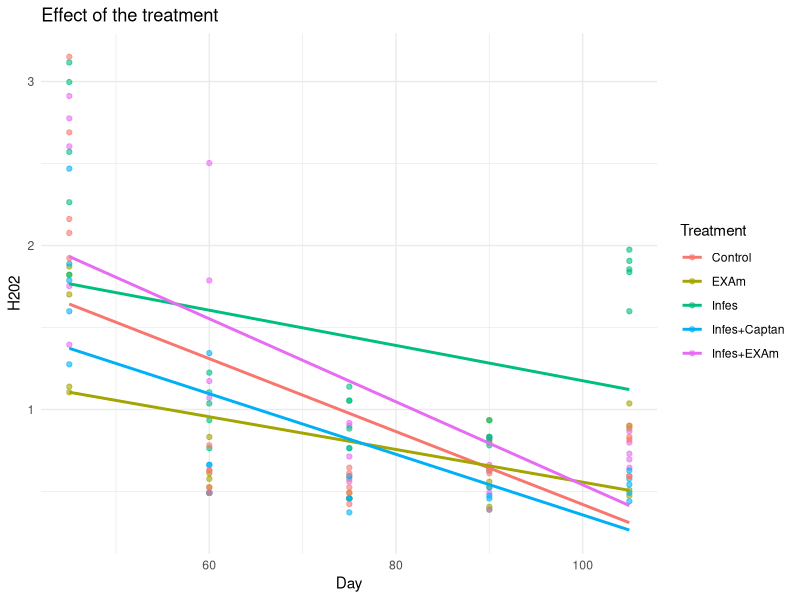
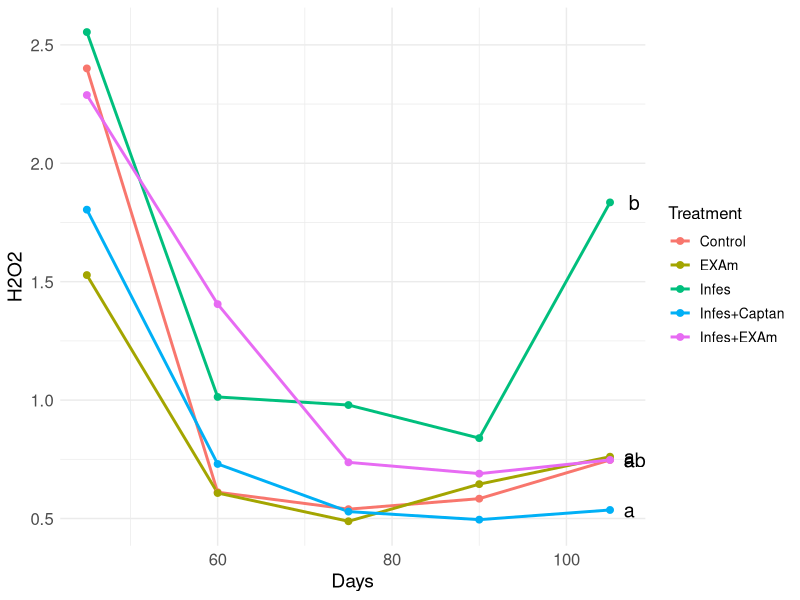
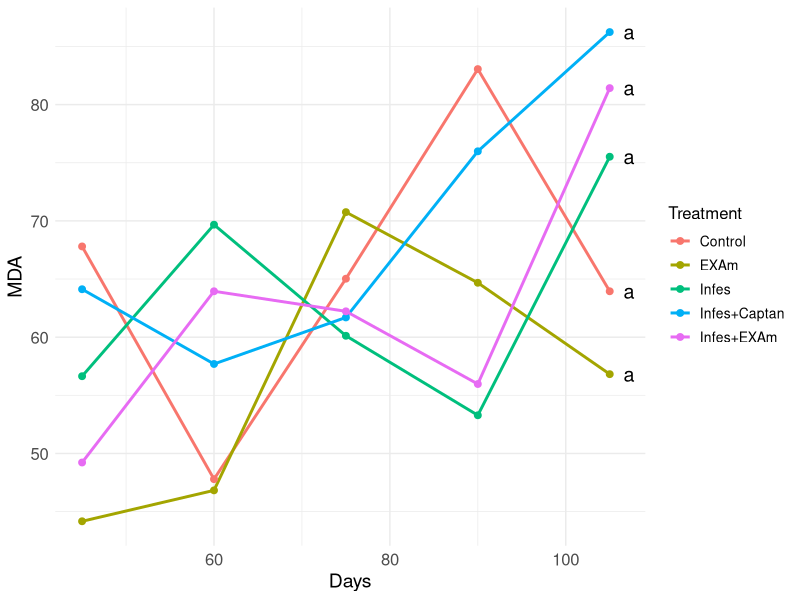
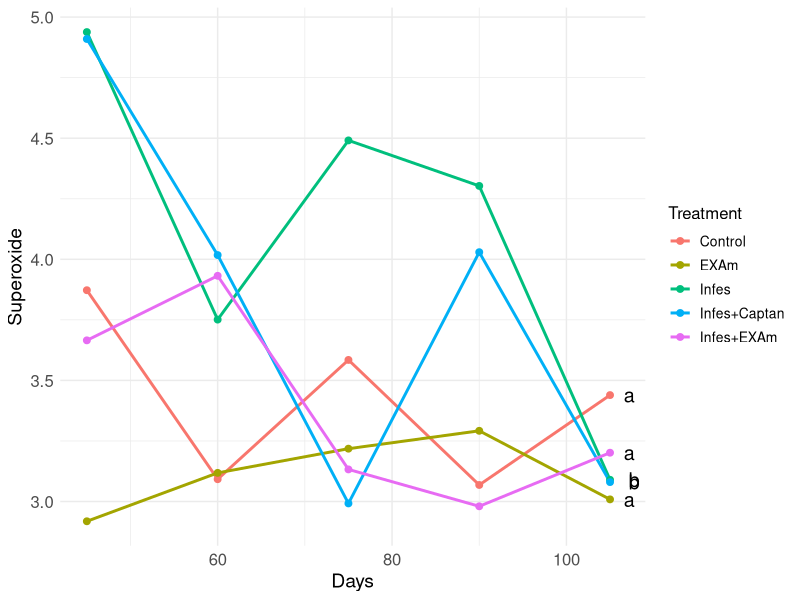
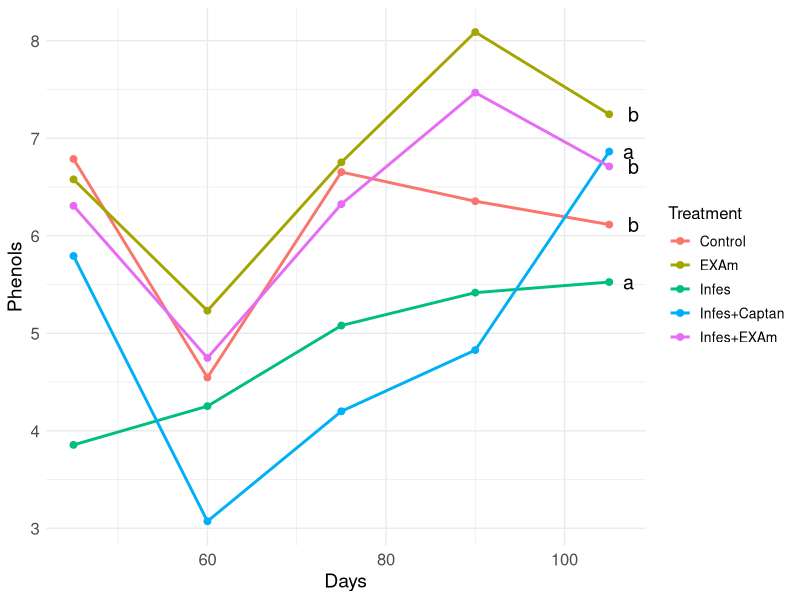
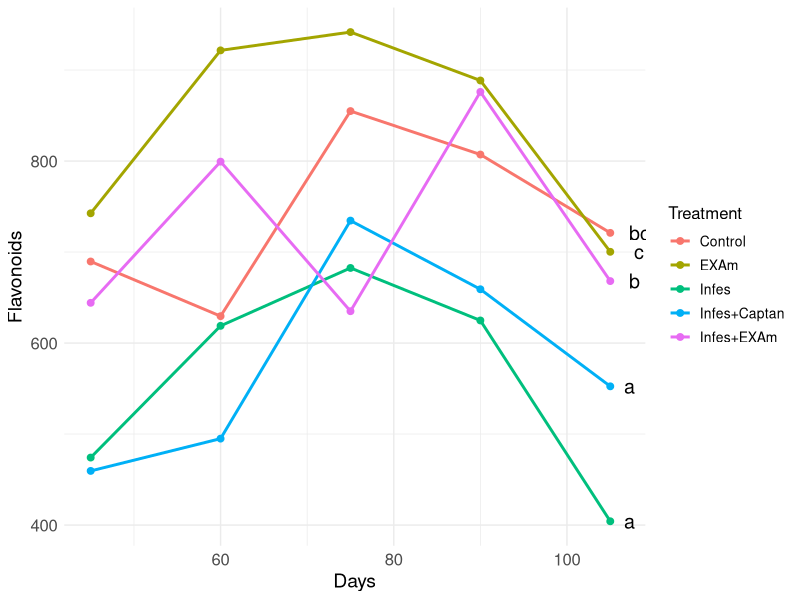

The R script that drew these images, in order:
## ---- chunk 1
library(lme4)
library(lmerTest)
library(ggplot2)
library(emmeans)
library(ggsignif)
library(multcompView)
library(multcomp)
library(rstatix)
library(nlme)
library(dplyr)
## ---- chunk 2
library(readxl)
df <- read_excel("DATA/tomato-clean.xlsx", sheet = 3)
## ---- chunk 3
?lmer
model <- lmer(H202 ~ Day * Treatment + (1 | Block), data = df)
summary(model)
## ---- chunk 4
df$predicted <- predict(model)
ggplot(df, aes(x = Day, y = H202, color = Treatment)) +
  geom_point(alpha = 0.6) +
  geom_line(aes(y = predicted), size = 1) +
  theme_minimal() +
  labs(title = "Effect of the treatment",
       x = "Day",
       y = "H202")
## ---- chunk 5

modelo_repet <- lme(H202 ~ Treatment * Day, random = ~1 | Block/Samples, data = df)
modelo_repet

emm_treatments <- emmeans(modelo_repet, ~ Treatment)

comparissons <- cld(emm_treatments, alpha=0.05, Letters=letters, adjust="tukey")

Lettersabc <- comparissons$.group
Lettersabc
## ---- chunk 6
emm_data <- as.data.frame(comparissons)

letters_df <- data.frame(Treatment = comparissons$Treatment,
                         Letters = comparissons$.group)


medias_df <- df %>%
  group_by(Treatment, Day) %>%
  summarise(H202_mean = mean(H202), .groups = "drop")


lastday <- medias_df %>%
  filter(Day == max(medias_df$Day)) %>%
  left_join(letters_df, by = "Treatment") 


ggplot(medias_df, aes(x = Day, y = H202_mean, group = Treatment, color = Treatment)) +
  geom_line(size = 1) +  
  geom_point(size = 2) + 
  geom_text(data = lastday, 
            aes(label = Letters, x = Day + 1, y = H202_mean), 
            hjust = 0, size = 5, inherit.aes = FALSE) +  
  labs(x = "Days", 
       y = "H2O2", 
       color = "Treatment") +
  scale_color_discrete(name = "Treatment") + 
  theme_minimal() +
  theme(axis.text = element_text(size = 12),
        axis.title = element_text(size = 14),
        legend.title = element_text(size = 12),
        legend.text = element_text(size = 10))
## ---- chunk 7
df$MDA[is.na(df$MDA)] <- mean(df$MDA, na.rm = TRUE)
modelo_repet <- lme(MDA ~ Treatment * Day, random = ~1 | Block/Samples, data = df)
modelo_repet


emm_treatmentsmda <- emmeans(modelo_repet, ~ Treatment)


comparisonsmda <- cld(emm_treatmentsmda, alpha = 0.05, Letters = letters, adjust = "tukey")

# Extraer las letras significativas
Lettersabcmda <- comparisonsmda$.group

# Mostrar las letras significativas
Lettersabcmda
## ---- chunk 8
letters_df <- data.frame(Treatment = comparisonsmda$Treatment,
                         Letters = comparisonsmda$.group)

# Calculate means for MDA by Treatment and Day
medias_df <- df %>%
  group_by(Treatment, Day) %>%
  summarise(MDA_mean = mean(MDA), .groups = "drop")

# Get data for the last day to display letters on the plot
lastday <- medias_df %>%
  filter(Day == max(medias_df$Day)) %>%
  left_join(letters_df, by = "Treatment")

# Create the plot
ggplot(medias_df, aes(x = Day, y = MDA_mean, group = Treatment, color = Treatment)) +
  geom_line(size = 1) +  
  geom_point(size = 2) + 
  geom_text(data = lastday, 
            aes(label = Letters, x = Day + 1, y = MDA_mean), 
            hjust = 0, size = 5, inherit.aes = FALSE) +  
  labs(x = "Days", 
       y = "MDA", 
       color = "Treatment") +
  scale_color_discrete(name = "Treatment") + 
  theme_minimal() +
  theme(axis.text = element_text(size = 12),
        axis.title = element_text(size = 14),
        legend.title = element_text(size = 12),
        legend.text = element_text(size = 10))
## ---- chunk 9
modelo_repet <- lme(Superoxide ~ Treatment * Day, random = ~1 | Block/Samples, data = df)
modelo_repet

emm_treatments_superoxide <- emmeans(modelo_repet, ~ Treatment)

#
comparisons_superoxide <- cld(emm_treatments_superoxide, alpha = 0.05, Letters = letters, adjust = "tukey")


Lettersabc_superoxide <- comparisons_superoxide$.group

#
Lettersabc_superoxide

## ---- chunk 10
letters_df <- data.frame(Treatment = comparisons_superoxide$Treatment,
                         Letters = comparisons_superoxide$.group)


medias_df <- df %>%
  group_by(Treatment, Day) %>%
  summarise(Superoxide_mean = mean(Superoxide), .groups = "drop")


lastday <- medias_df %>%
  filter(Day == max(medias_df$Day)) %>%
  left_join(letters_df, by = "Treatment")


ggplot(medias_df, aes(x = Day, y = Superoxide_mean, group = Treatment, color = Treatment)) +
  geom_line(size = 1) +  
  geom_point(size = 2) + 
  geom_text(data = lastday, 
            aes(label = Letters, x = Day + 1, y = Superoxide_mean), 
            hjust = 0, size = 5, inherit.aes = FALSE) +  
  labs(x = "Days", 
       y = "Superoxide", 
       color = "Treatment") +
  scale_color_discrete(name = "Treatment") + 
  theme_minimal() +
  theme(axis.text = element_text(size = 12),
        axis.title = element_text(size = 14),
        legend.title = element_text(size = 12),
        legend.text = element_text(size = 10))
## ---- chunk 11
modelo_repet <- lme(Phenols ~ Treatment * Day, random = ~1 | Block/Samples, data = df)
modelo_repet  


emm_treatments_phenols <- emmeans(modelo_repet, ~ Treatment)


comparisons_phenols <- cld(emm_treatments_phenols, alpha = 0.05, Letters = letters, adjust = "tukey")


Lettersabc_phenols <- comparisons_phenols$.group


Lettersabc_phenols
## ---- chunk 12
letters_df_phenols <- data.frame(Treatment = comparisons_phenols$Treatment,
                                 Letters = comparisons_phenols$.group)


medias_df_phenols <- df %>%
  group_by(Treatment, Day) %>%
  summarise(Phenols_mean = mean(Phenols), .groups = "drop")


lastday_phenols <- medias_df_phenols %>%
  filter(Day == max(medias_df_phenols$Day)) %>%
  left_join(letters_df_phenols, by = "Treatment")


ggplot(medias_df_phenols, aes(x = Day, y = Phenols_mean, group = Treatment, color = Treatment)) +
  geom_line(size = 1) +  
  geom_point(size = 2) + 
  geom_text(data = lastday_phenols, 
            aes(label = Letters, x = Day + 1, y = Phenols_mean), 
            hjust = 0, size = 5, inherit.aes = FALSE) +  
  labs(x = "Days", 
       y = "Phenols", 
       color = "Treatment") +
  scale_color_discrete(name = "Treatment") + 
  theme_minimal() +
  theme(axis.text = element_text(size = 12),
        axis.title = element_text(size = 14),
        legend.title = element_text(size = 12),
        legend.text = element_text(size = 10))
## ---- chunk 13
modelo_repet <- lme(Flavonoids ~ Treatment * Day, random = ~1 | Block/Samples, data = df)
modelo_repet  


emm_treatments_flavonoids <- emmeans(modelo_repet, ~ Treatment)


comparisons_flavonoids <- cld(emm_treatments_flavonoids, alpha = 0.05, Letters = letters, adjust = "tukey")


Lettersabc_flavonoids <- comparisons_flavonoids$.group


Lettersabc_flavonoids
## ---- chunk 14
letters_df_flavonoids <- data.frame(Treatment = comparisons_flavonoids$Treatment,
                                    Letters = comparisons_flavonoids$.group)


medias_df_flavonoids <- df %>%
  group_by(Treatment, Day) %>%
  summarise(Flavonoids_mean = mean(Flavonoids), .groups = "drop")


lastday_flavonoids <- medias_df_flavonoids %>%
  filter(Day == max(medias_df_flavonoids$Day)) %>%
  left_join(letters_df_flavonoids, by = "Treatment")


ggplot(medias_df_flavonoids, aes(x = Day, y = Flavonoids_mean, group = Treatment, color = Treatment)) +
  geom_line(size = 1) +  
  geom_point(size = 2) + 
  geom_text(data = lastday_flavonoids, 
            aes(label = Letters, x = Day + 1, y = Flavonoids_mean), 
            hjust = 0, size = 5, inherit.aes = FALSE) +  
  labs(x = "Days", 
       y = "Flavonoids", 
       color = "Treatment") +
  scale_color_discrete(name = "Treatment") + 
  theme_minimal() +
  theme(axis.text = element_text(size = 12),
        axis.title = element_text(size = 14),
        legend.title = element_text(size = 12),
        legend.text = element_text(size = 10))
